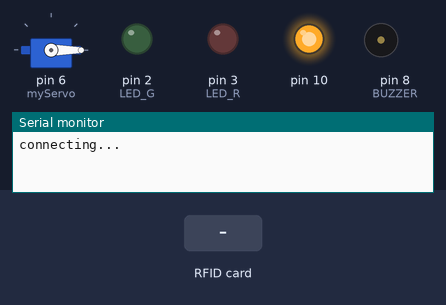
Bench run of a sketch on a simulated Arduino Uno, built with avr-gcc and run on an emulated ATmega328P. On the bench: servo, output pins drawn as LEDs (lit = HIGH), buzzer (waves = sounding), the last lines printed to the serial monitor. The test bench sets the inputs (shaded band). WiFi joins after 1.5 s; servers stay silent unless stated.

Above: at 3.7 s.
3.8 s: RFID card 5E 7A 19 C4 held to the reader
At 4.5 s:
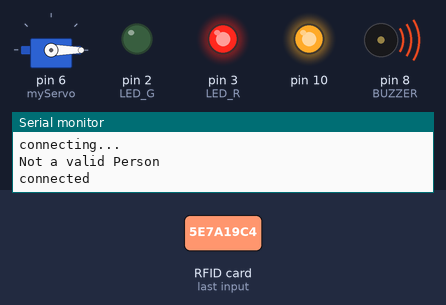
Timing chart, 0 to 6.8 s (numbered marks = the images above; inputs shaded):
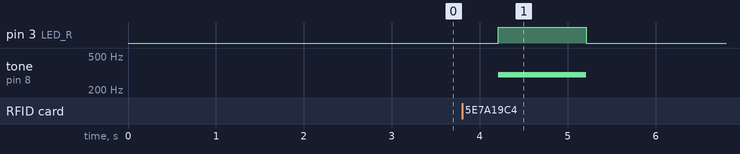

Measured:
- after the input at 3.8 s, pin 3 (LED_R): LOW → HIGH after 0.41 s, → LOW 1.0 s later; tone on pin 8 (BUZZER): silent → 300 Hz after 0.41 s, → silent 1.0 s later

The sketch:

Access_Control_System.ino
```cpp
/* Project Title:       Access Control System
 * Project Description: The techology used here is RFID and additionally, Ethernet module is also used.
 * Author:              Ch. Krishna Vardhan
 */

#include<SPI.h>
#include<MFRC522.h>
#include <Ethernet.h>
#include <Servo.h>


#define SS_PIN 4 //FOR RFID SS PIN BECASUSE WE ARE USING BOTH ETHERNET SHIELD AND RS-522
#define RST_PIN 9
#define LED_G 2 //define green LED pin
#define LED_R 3 //define red LED
#define BUZZER 8 //buzzer pin
#define No_Of_Card 3
Servo myServo; //define servo name


byte mac[] = { 0xDE, 0xAD, 0xBE, 0xEF, 0xFE, 0xED };
char server[] = "api.pushingbox.com";   //YOUR SERVER
IPAddress ip(192, 168, 0, 200);
EthernetClient client;
MFRC522 rfid(SS_PIN,RST_PIN);
MFRC522::MIFARE_Key key;
byte id[No_Of_Card][4]={
  {203,165,150,28},             //RFID NO-1
  {153,178,60,64},             //RFID NO-2
  {141,764,60,94}              //RFID NO-3
};
byte id_temp[3][3];
byte i;
int j=0;


// the setup function runs once when you press reset or power the board
void setup(){
    Serial.begin(9600);
    SPI.begin();
  myServo.attach(6); //servo pin
  myServo.write(0); //servo start position
    pinMode(LED_G, OUTPUT);
    pinMode(LED_R, OUTPUT);
    pinMode(BUZZER, OUTPUT);
    noTone(BUZZER);
    rfid.PCD_Init();
    for(byte i=0;i<6;i++)
    {
      key.keyByte[i]=0xFF;
    }
    if (Ethernet.begin(mac) == 0) {
      Serial.println("Failed to configure Ethernet using DHCP");
      Ethernet.begin(mac, ip);
    }
    delay(1000);
    Serial.println("connecting...");
 }

// the loop function runs over and over again forever
void loop(){
    int m=0;
    if(!rfid.PICC_IsNewCardPresent())
    return;
    if(!rfid.PICC_ReadCardSerial())
    return;
    for(i=0;i<4;i++)
    {
     id_temp[0][i]=rfid.uid.uidByte[i];
               delay(50);
    }

     for(i=0;i<No_Of_Card;i++)
    {
            if(id[i][0]==id_temp[0][0])
            {
              if(id[i][1]==id_temp[0][1])
              {
                if(id[i][2]==id_temp[0][2])
                {
                  if(id[i][3]==id_temp[0][3])
                  {
                    Serial.print("your card no :");
                    for(int s=0;s<4;s++)
                    {
                      Serial.print(rfid.uid.uidByte[s]);
                      Serial.print(" ");

                    }
                    Serial.println("\nValid Person");
                    Sending_To_spreadsheet();
                    j=0;
                    delay(500);
            digitalWrite(LED_G, HIGH);
            tone(BUZZER, 500);
            delay(300);
            noTone(BUZZER);
            myServo.write(180);
            delay(5000);
            myServo.write(0);
            digitalWrite(LED_G, LOW);


                              rfid.PICC_HaltA(); rfid.PCD_StopCrypto1();   return;
                  }
                }
              }
            }
     else
     {j++;
      if(j==No_Of_Card)
      {
        Serial.println("Not a valid Person");
        Sending_To_spreadsheet();
        j=0;
        digitalWrite(LED_R, HIGH);
        tone(BUZZER, 300);
        delay(1000);
        digitalWrite(LED_R, LOW);
        noTone(BUZZER);
      }
     }
    }

       // Halt PICC
    rfid.PICC_HaltA();

    // Stop encryption on PCD
    rfid.PCD_StopCrypto1();
 }

 void Sending_To_spreadsheet()   //CONNECTING WITH MYSQL
 {
   if (client.connect(server, 80)) {
    Serial.println("connected");
    // Make a HTTP request:
    client.print("GET /pushingbox?devid=v2B8E4BDDDFEC629&allowed_members=");     //YOUR URL
    if(j!=No_Of_Card)
    {
      client.print('1');
//      Serial.print('1');
    }
    else
    {
      client.print('0');
    }

    client.print("&Member_ID=");
    for(int s=0;s<4;s++)
                  {
                    client.print(rfid.uid.uidByte[s]);

                  }
    client.print(" ");      //SPACE BEFORE HTTP/1.1
    client.print("HTTP/1.1");
    client.println();
    client.println("Host: api.pushingbox.com");
    client.println("Connection: close");
    client.println();
  } else {
    // if you didn't get a connection to the server:
    Serial.println("connection failed");
  }
 }
```
